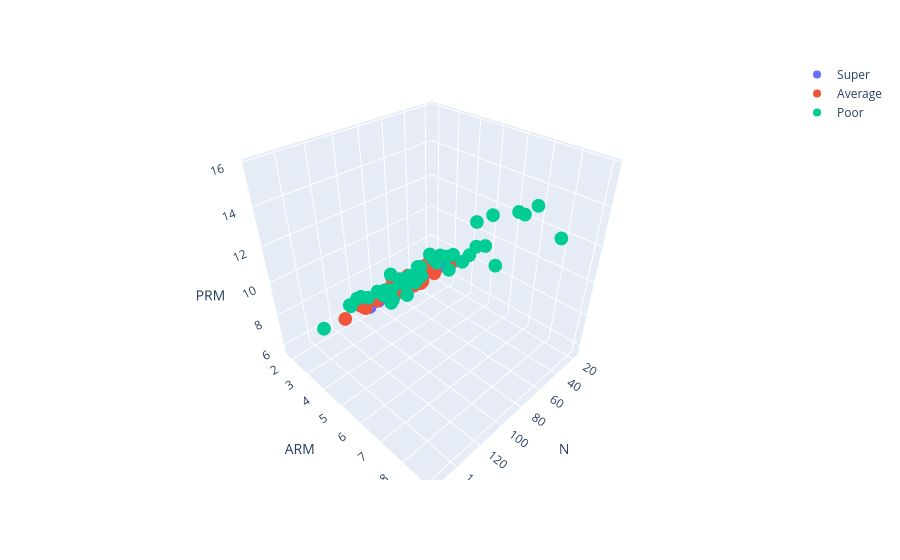

Source (notebook cell):
### Code cell
# 3D Scatter Plot

fig2 = px.scatter_3d(df, x = "N.1", y = "ARM", z = "PRM", color = "C", labels={"N.1":"N", "C":""})
fig2.show()
